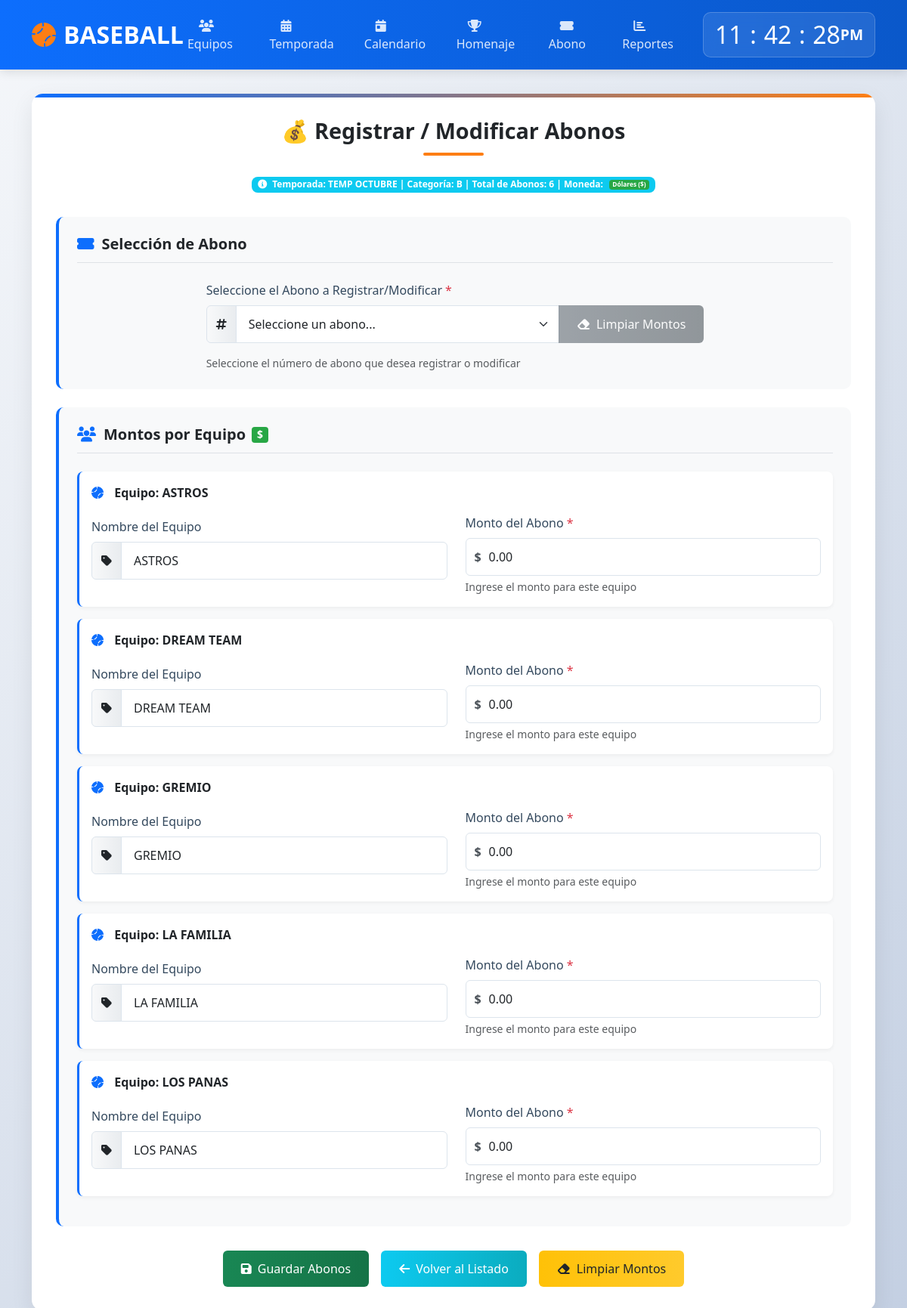
/modulos/abonos/abonar.php?idn=6&id=18&cat=B, run on the app's committed database.
### tables this page shows
CREATE TABLE `temporada` (
  `id_temp` int(100) NOT NULL,
  `name_temp` text NOT NULL,
  `categoria` varchar(1) NOT NULL,
  `partidas` int(100) NOT NULL,
  `innings` int(10) NOT NULL,
  `valor` decimal(10,2) NOT NULL,
  `nequipos` int(10) NOT NULL,
  `activo` int(1) DEFAULT NULL
);

CREATE TABLE `abonos` (
  `id_abn` int(100) NOT NULL,
  `id_temp` int(100) NOT NULL,
  `categoria` varchar(1) NOT NULL,
  `ncantidad` int(100) NOT NULL,
  `prize_four` varchar(1) DEFAULT NULL,
  `cant_four` int(100) DEFAULT NULL,
  `mond_four` enum('$','Bs') DEFAULT '$',
  `prize_once` int(1) DEFAULT NULL,
  `cant_once` int(100) DEFAULT NULL,
  `mond_once` enum('$','Bs') DEFAULT '$',
  `prize_second` int(1) DEFAULT NULL,
  `cant_second` int(100) DEFAULT NULL,
  `mond_second` enum('$','Bs') DEFAULT '$',
  `prize_third` int(1) DEFAULT NULL,
  `cant_third` int(100) DEFAULT NULL,
  `mond_third` enum('$','Bs') DEFAULT '$',
  `activo` tinyint(1) DEFAULT 1,
  `tipo_moneda` enum('$','Bs') DEFAULT '$'
);

CREATE TABLE `tab_clasf` (
  `id_tab` int(100) NOT NULL,
  `id_temp` int(100) NOT NULL,
  `id_team` int(100) NOT NULL,
  `name_team` varchar(50) NOT NULL,
  `categoria` varchar(1) NOT NULL,
  `jj` int(100) DEFAULT NULL,
  `jg` int(100) DEFAULT NULL,
  `jp` int(100) DEFAULT NULL,
  `je` int(100) DEFAULT NULL,
  `avg` int(10) DEFAULT NULL,
  `ca` int(100) DEFAULT NULL,
  `ce` int(100) DEFAULT NULL,
  `dif` int(100) DEFAULT NULL
);

### modulos/abonos/abonar.php (the view, shortened to what this page needs)
<?php
$con = conectar();
$idn = isset($_REQUEST['idn']) ? intval($_REQUEST['idn']) : 0;
$id = isset($_REQUEST['id']) ? intval($_REQUEST['id']) : 0;
$cat = isset($_REQUEST['cat']) ? mysqli_real_escape_string($con, $_REQUEST['cat']) : '';
$revisar = "SELECT * FROM abonos WHERE id_abn = $idn AND categoria LIKE '%$cat%'";
$query = mysqli_query($con, $revisar);
$data = mysqli_fetch_array($query);
$nabono = $data['ncantidad'];
$moneda_abono = isset($data['tipo_moneda']) && !empty($data['tipo_moneda']) ? $data['tipo_moneda'] : '$';
$revisar_temp = "SELECT * FROM temporada WHERE id_temp = $id";
$ryque_temp = mysqli_query($con, $revisar_temp);
$datatp = mysqli_fetch_array($ryque_temp);
?>
<!DOCTYPE html>
<html lang="es">
<head>
    <link href="https://cdn.jsdelivr.net/npm/bootstrap@5.3.0/dist/css/bootstrap.min.css" rel="stylesheet">
    <link rel="stylesheet" href="https://cdnjs.cloudflare.com/ajax/libs/font-awesome/6.4.0/css/all.min.css">
</head>
<body>
    <header class="header">
        <div class="container">
            <div class="d-flex justify-content-between align-items-center">
                <a href="../../" class="logo">
                    <i class="fas fa-baseball-ball"></i>BASEBALL
                </a>
                <ul class="navigation">
                    <li><a href="../equipos/"><i class="fas fa-users"></i> Equipos</a></li>
                    <li><a href="../juego/"><i class="fas fa-calendar-alt"></i> Temporada</a></li>
                    <li><a href="../calendario/"><i class="fas fa-calendar-day"></i> Calendario</a></li>
                    <li><a href="../homenaje/homenaje.php"><i class="fas fa-trophy"></i> Homenaje</a></li>
                    <li><a href="../abonos/"><i class="fas fa-ticket-alt"></i> Abono</a></li>
                    <li><a href="../reporte/reporte.php"><i class="fas fa-chart-bar"></i> Reportes</a></li>
                </ul>
                <div class="clock-container">
                    <div class="clock">
                        <h2 id="hour">00</h2><h2 class="dot">:</h2>
                        <h2 id="minute">00</h2><h2 class="dot">:</h2>
                        <h2 id="seconds">00</h2><span id="ampm">AM</span>
                    </div>
                </div>
            </div>
        </div>
    </header>
    <main class="main-content">
        <div class="container">
            <div class="content-container">
                <h1 class="page-title">💰 Registrar / Modificar Abonos</h1>
                <div class="text-center mb-4">
                    <div class="info-badge mb-2">
                        <i class="fas fa-info-circle me-1"></i>
                        Temporada: <?php echo htmlspecialchars($datatp['name_temp']); ?>
                        | Categoría: <?php echo htmlspecialchars($cat); ?>
                        | Total de Abonos: <?php echo $nabono; ?>
                        | Moneda:
                        <span class="moneda-badge <?php echo $moneda_abono == '$' ? 'moneda-dolares' : 'moneda-bolivares'; ?>">
                            <?php echo $moneda_abono == '$' ? 'Dólares ($)' : 'Bolívares (Bs)'; ?>
                        </span>
                    </div>
                </div>
                <form method="POST" action="abnctr.php" id="abonoForm">
                    <div class="form-section">
                        <h5 class="section-title"><i class="fas fa-ticket-alt"></i> Selección de Abono</h5>
                        <div class="row">
                            <div class="col-md-8 mx-auto">
                                <label class="form-label required-field">Seleccione el Abono a Registrar/Modificar</label>
                                <div class="input-group">
                                    <span class="input-group-text"><i class="fas fa-hashtag"></i></span>
                                    <select class="form-select" id="abono" name="abono" required onchange="cargarMontosAbono()">
                                        <option value="">Seleccione un abono...</option>
                                    </select>
                                    <button type="button" class="btn btn-secondary" onclick="limpiarMontos()" id="btnLimpiar" disabled>
                                        <i class="fas fa-eraser me-2"></i>Limpiar Montos
                                    </button>
                                </div>
                                <div class="form-text">Seleccione el número de abono que desea registrar o modificar</div>
                            </div>
                        </div>
                    </div>
                    <div class="form-section" id="seccionMontos">
                        <h5 class="section-title">
                            <i class="fas fa-users"></i> Montos por Equipo
                            <span class="ms-2 moneda-badge <?php echo $moneda_abono == '$' ? 'moneda-dolares' : 'moneda-bolivares'; ?>">
                                <?php echo $moneda_abono; ?>
                            </span>
                        </h5>
                        <?php
                        $deftra = "SELECT * FROM tab_clasf WHERE id_temp = $id AND categoria LIKE '%$cat%' ORDER BY name_team ASC";
                        $ryque = mysqli_query($con, $deftra);
                        $nunum = mysqli_num_rows($ryque);
                        if ($nunum >= 1) {
                            while ($bdata = mysqli_fetch_array($ryque)) {
                        ?>
                        <div class="team-row" id="team-<?php echo $bdata['id_team']; ?>">
                            <div class="team-header">
                                <div>
                                    <i class="fas fa-baseball-ball"></i> Equipo: <?php echo htmlspecialchars($bdata['name_team']); ?>
                                </div>
                            </div>
                            <div class="row align-items-center">
                                <div class="col-md-6">
                                    <label class="form-label">Nombre del Equipo</label>
                                    <div class="input-group">
                                        <span class="input-group-text"><i class="fas fa-tag"></i></span>
                                        <input type="text" class="form-control" value="<?php echo htmlspecialchars($bdata['name_team']); ?>" readonly>
                                    </div>
                                </div>
                                <div class="col-md-6">
                                    <label class="form-label required-field">Monto del Abono</label>
                                    <div class="monto-input-group">
                                        <span class="simbolo-moneda"><?php echo $moneda_abono; ?></span>
                                        <input type="number" class="form-control monto-input"
                                               name="monto[]"
                                               id="monto-<?php echo $bdata['id_team']; ?>"
                                               data-team="<?php echo $bdata['id_team']; ?>"
                                               min="0"
                                               step="0.01"
                                               value="0.00"
                                               required>
                                    </div>
                                    <div class="form-text" id="info-<?php echo $bdata['id_team']; ?>">
                                        Ingrese el monto para este equipo
                                    </div>
                                </div>
                            </div>
                        </div>
                        <?php
                            }
                        } else {
                            echo '<div class="alert alert-info text-center"><i class="fas fa-exclamation-circle me-2"></i>No hay equipos registrados para esta temporada y categoría</div>';
                        }
                        ?>
                    </div>
                    <div class="btn-container">
                        <button type="submit" class="btn btn-success" id="btnGuardar" data-bs-toggle="tooltip" data-bs-placement="top" title="Guardar todos los abonos">
                            <i class="fas fa-save me-2"></i>Guardar Abonos
                        </button>
                        <a href="list.php?id=<?php echo $id; ?>&idn=<?php echo $idn; ?>&cat=<?php echo urlencode($cat); ?>" class="btn btn-info" data-bs-toggle="tooltip" data-bs-placement="top" title="Volver al listado de abonos">
                            <i class="fas fa-arrow-left me-2"></i>Volver al Listado
                        </a>
                        <button type="button" class="btn btn-warning" onclick="limpiarMontos()" id="btnLimpiar2">
                            <i class="fas fa-eraser me-2"></i>Limpiar Montos
                        </button>
                    </div>
                </form>
            </div>
        </div>
    </main>
</body>
</html>

### data on the page
temporada: name_temp "TEMP OCTUBRE"
abonos: ncantidad "6", tipo_moneda "$"
tab_clasf: name_team "ASTROS", id_team "0.00"
tab_clasf: name_team "DREAM TEAM", id_team "0.00"
tab_clasf: name_team "GREMIO", id_team "0.00"
tab_clasf: name_team "LA FAMILIA", id_team "0.00"
tab_clasf: name_team "LOS PANAS", id_team "0.00"

### other printed values
$cat "B"
